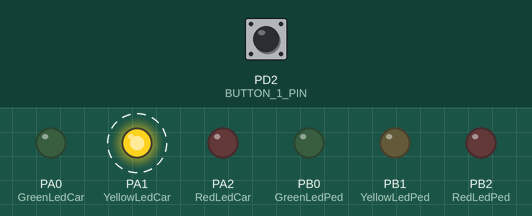
This program was run on a simulated ATmega32, built with avr-gcc and emulated at 1 MHz. Parts: output pins drawn as LEDs (lit = HIGH). Dashed ring = blinking. The inputs (shaded band) are chosen by the test bench; at power-on: PD2 (BUTTON_1_PIN) HIGH.

Above: at 9.4 s.
9.5 s: PD2 (BUTTON_1_PIN) pulled LOW for 0.15 s
At 12.3 s:
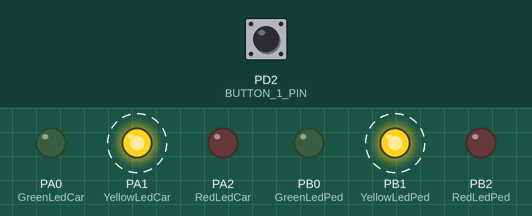
21.5 s: PD2 (BUTTON_1_PIN) pulled LOW for 1 s
At 27.9 s:
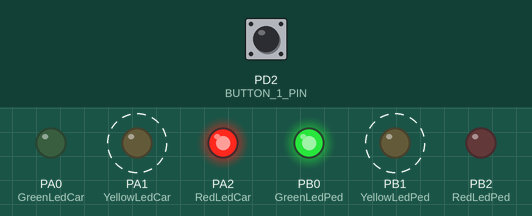
28.0 s: PD2 (BUTTON_1_PIN) pulled LOW for 3.2 s
At 43.6 s:
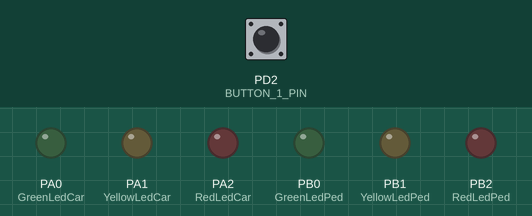
Timing chart, 0 to 44.0 s (numbered marks = the images above; inputs shaded):
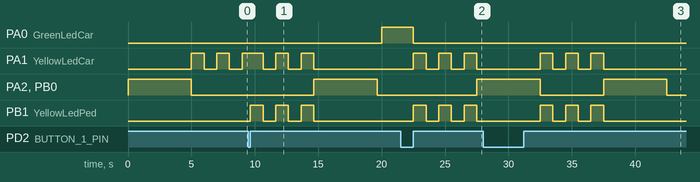

Measured:
- after the input at 9.5 s, PA2 (RedLedCar), PB0 (GreenLedPed): LOW → HIGH after 5.2 s instead of 10.5 s; PB1 (YellowLedPed): alternates HIGH for 1.0 s and LOW for 1.0 s, 6 changes in all, then stays LOW, starting after 0.15 s
- after the input at 21.5 s, PA0 (GreenLedCar): HIGH → LOW after 1.0 s instead of 3.5 s; PA2 (RedLedCar), PB0 (GreenLedPed): LOW → HIGH after 6.0 s; PB1 (YellowLedPed): alternates HIGH for 1.0 s and LOW for 1.0 s, starting after 1.0 s
- after the input at 28.0 s, PB1 (YellowLedPed): alternates HIGH for 1.0 s and LOW for 1.0 s, 6 changes in all, then stays LOW, starting after 4.5 s

The program:

main.c
```c
/*
 * On-demand Traffic light controlSystem.c
 *
 * Created: 12/7/2022 5:39:12 PM
 * Author : Ahmed Abdallah
 */

#include "Application/App.h"
#include<stdio.h>
#define F_CPU 1000000
#include<util\delay.h>

int main(void)
{

	//enable global interrupt
	GIE_enable();
	//enable external interrupt 0
	EXIT_INT();
//Initialize
  APP_init();
//infinite Loop

    while (1)
    {
    ISR_CALLBACK();
    APP_start();
	}

}
```

App.c
```c
/*
 * app.c
 *
 * Created: 12/7/2022 5:42:03 PM
 *  Author: Ahmed Abdallah
 */
#define F_CPU 1000000
#include<util/delay.h>
#include "../ECUAL/LED_DRIVER/led.h"
#include "../ECUAL/BUTTON_DRIVER/button.h"
#include "../MCAL/EXTI_Interrupt/EXTI_interface.h"
#include "../MCAL/GLOBAL_Interrupt/GIE_interface.h"
#include "App.h"


void action_green(void)
{
	LED_off(LED_CAR_PORT,GreenLedCar);
	BlinkAll();
	LED_on(LED_CAR_PORT,RedLedCar);
	LED_on(LED_PED_PORT,GreenLedPed);
	_delay_ms(5000);
	LED_off(LED_CAR_PORT,RedLedCar);
	LED_off(LED_PED_PORT,GreenLedPed);
}
void action_yellow(void)
{
	LED_off(LED_CAR_PORT,YellowLedCar);
	BlinkAll();
	LED_on(LED_CAR_PORT,RedLedCar);
	LED_on(LED_PED_PORT,GreenLedPed);
	_delay_ms(5000);
	LED_off(LED_CAR_PORT,RedLedCar);
	LED_off(LED_PED_PORT,GreenLedPed);

}
void select(void)
{
	if(RED_FLAG==1)
	{

	}
	if(GREEN_FLAG==1)
	{
		action_green();
	}
	if (Yellow_FLAG==1)
	{
		action_yellow();
	}

}
void APP_init(void)
{

	//Car LED initialization
	LED_init(LED_CAR_PORT,GreenLedCar,DIO_OUTPUT);
	LED_init(LED_CAR_PORT,YellowLedCar,DIO_OUTPUT);
	LED_init(LED_CAR_PORT,RedLedCar,DIO_OUTPUT);

	//Pedestrian LED initialization
	LED_init(LED_PED_PORT,GreenLedPed,DIO_OUTPUT);
	LED_init(LED_PED_PORT,YellowLedPed,DIO_OUTPUT);
	LED_init(LED_PED_PORT,RedLedPed,DIO_OUTPUT);


}
void ISR_CALLBACK(void)
{

	INT0_set_callback(&select);
}


void APP_start(void)
{

while(1)
{

	RED_CAR_ON(LED_CAR_PORT,RedLedCar);
	LED_on(LED_PED_PORT,GreenLedPed);
	_delay_ms(5000);
	RED_CAR_OFF(LED_CAR_PORT,RedLedCar);
	LED_off(LED_PED_PORT,GreenLedPed);
   YellowCarBlink();
	GREEN_CAR_ON(LED_CAR_PORT,GreenLedCar);
	_delay_ms(5000);
  GREEN_CAR_OFF(LED_CAR_PORT,GreenLedCar);
  YellowCarBlink();
}


}
```

App.h
```c
/*
 * app.h
 *
 * Created: 12/7/2022 5:42:36 PM
 *  Author: Ahmed Abdallah
 */


#ifndef APP_H_
#define APP_H_

void APP_init(void);
void APP_start(void);


#endif /* APP_H_ */
```

EXTI_interface.h
```c
/*
 * EXTI.interface.h
 *
 * Created on: 12/13/2022 2:25:55 PM
 *      Author: Ahmed Abdallah
 */

#ifndef EXTI_EXTI_INTERFACE_H_
#define EXTI_EXTI_INTERFACE_H_

void EXIT_INT(void);
void INT0_set_callback(void(*fptr)(void));
void INT1_set_callback(void(*fptr)(void));
void INT2_set_callback(void(*fptr)(void));


#endif /* EXTI_EXTI_INTERFACE_H_ */
```

EXTI_privit.h
```c
/*
 * EXTI.privit.h
 *
 * Created on: 12/13/2022 2:26:33 PM
 *      Author: Ahmed Abdallah
 */

#ifndef EXTI_EXTI_PRIVIT_H_
#define EXTI_EXTI_PRIVIT_H_

#define MCUCR       *((volatile uint8_t*)(0x55))
#define MCUCSR      *((volatile uint8_t*)(0x54))
#define GICR        *((volatile uint8_t*)(0x5B))
#define GIFR        *((volatile uint8_t*)(0x5A))


// external    interrupt   enable
#define   enable 							100
#define   disable 							1000
// logical signal
#define falling_edge					10
#define rasing_edge						20
#define any_change						30
#define low_level 						40


#endif /* EXTI_EXTI_PRIVIT_H_ */
```

EXTI_program.c
```c
/*
 * EXTI.program.c
 *
 * Created on: 12/13/2022 2:27:11 PM
 *      Author: Ahmed Abdallah
 */
#include"../../Utilities/STD_TYPES.h"
#include"../../Utilities/BIT_MATH.h"
#include"../../MCAL/DIO_DRIVER/DIO.h"
#include"../../ECUAL/BUTTON_DRIVER/button.h"
#include"EXTI_interface.h"
#include"EXTI_privit.h"
#include"EXTI_config.h"


//global pointers
//pointer to function
void(*INT0_callback_function)(void);
void(*INT1_callback_function)(void);
void(*INT2_callback_function)(void);

// ISR OF INT0
 void __vector_1(void)  __attribute__((signal));
 void __vector_1(void)
 {
	 INT0_callback_function();
 }

//ISR OF INT1
 void __vector_2(void)  __attribute__((signal));
 void __vector_2(void)
 {
	 INT1_callback_function();
 }

 //ISR OF INT2
 void __vector_3(void)  __attribute__((signal));
 void __vector_3(void)
 {
	 INT2_callback_function();
 }


void EXIT_INT(void)
{
#if INT0==enable
//set interrupt pin as input at active pullup
DIO_SetPinDirection(DIO_PORTD, DIO_PIN2,DIO_INPUT);
DIO_SetPinValue(DIO_PORTD,DIO_PIN2,DIO_HIGH);
	BUTTON_FLAG=1;
// enable INT0 from GICR register register bit no.6
SET_BIT(GICR,6);

/* sense control of interrupt chose at MCUCR register
 INT0 is controlled by bit isc00 (0) and isc01(1)
 */
#if SIG_CRL_INT0==rasing_edge
SET_BIT(MCUCR,0);
SET_BIT(MCUCR,1);
#elif SIG_CRL_INT0==falling_edge
CLR_BIT(MCUCR,0);
SET_BIT(MCUCR,1);
#elif SIG_CRL_INT0==low_level
CLR_BIT(MCUCR,0);
CLR_BIT(MCUCR,1);
#elif SIG_CRL_INT0==any_change
SET_BIT(MCUCR,0);
CLR_BIT(MCUCR,1);
#endif
#endif

#if  INT1==enable
//set interrupt pin as input at active pullup
DIO_SetPinDirection(DIO_PORTD, DIO_PIN3,DIO_INPUT);
DIO_SetPinValue(DIO_PORTD,DIO_PIN3,DIO_HIGH);
// enable INT1 from GICR register register bit no.7
SET_BIT(GICR,7);

/* sense control of interrupt chose at MCUCR register
 INT1 is controlled by bit isc10 (2) and isc11(3)
 */
#if SIG_CRL_INT1==rasing_edge
SET_BIT(MCUCR,2);
SET_BIT(MCUCR,3);
#elif SIG_CRL_INT1==falling_edge
CLR_BIT(MCUCR,2);
SET_BIT(MCUCR,3);
#elif SIG_CRL_INT1==low_level
CLR_BIT(MCUCR,2);
CLR_BIT(MCUCR,3);
#elif SIG_CRL_INT1==any_change
SET_BIT(MCUCR,2);
CLR_BIT(MCUCR,3);
#endif
#endif

#if INT2==enable
//set interrupt pin as input at active pullup
DIO_SetPinDirection(DIO_PORTB, DIO_PIN2,DIO_INPUT);
DIO_SetPinValue(DIO_PORTB,DIO_PIN2,DIO_HIGH);
// enable INT2 from GICR register register bit no.5
SET_BIT(GICR,5);

/* sense control of interrupt chose at MCUCSR register
 INT2 is controlled by bit isc2 bit no.6
 */
#if SIG_CRL_INT2==rasing_edge
SET_BIT(MCUCSR,6);
#elif SIG_CRL_INT2==falling_edge
CLR_BIT(MCUCSR,6);
#endif
#endif
}
void INT0_set_callback(void(*fptr)(void))
{
	INT0_callback_function=fptr;
}

void INT1_set_callback(void(*fptr)(void))
{
	INT1_callback_function=fptr;
}

void INT2_set_callback(void(*fptr)(void))
{
	INT2_callback_function=fptr;
}
```

GIE_interface.h
```c
/*
 * GIE_interface.h
 *
 * Created on: 12/13/2022 3:20:10 PM
 *      Author: Ahmed Abdallah
 */

#ifndef GLOBAL_INT_GIE_INTERFACE_H_
#define GLOBAL_INT_GIE_INTERFACE_H_

void GIE_enable(void);
void GIE_disable(void);


#endif /* GLOBAL_INT_GIE_INTERFACE_H_ */
```

GIE_privit.h
```c
/*
 * GIE_privit.h
 *
 * Created on: 12/13/2022 3:20:43 PM
 *      Author: Ahmed Abdallah
 */

#ifndef GLOBAL_INT_GIE_PRIVIT_H_
#define GLOBAL_INT_GIE_PRIVIT_H_

#define SREG       *((volatile uint8_t*)(0x5F))


#endif /* GLOBAL_INT_GIE_PRIVIT_H_ */
```

GIE_program.c
```c
/*
 * GIE_program.c
 *
 * Created on: 12/13/2022 3:22:35 PM
 *      Author: Ahmed Abdallah
 */
#include"../../Utilities/STD_TYPES.h"
#include"../../Utilities/BIT_MATH.h"
#include"GIE_interface.h"
#include"GIE_privit.h"

void GIE_enable(void)
{
	SET_BIT(SREG,7);
}
void GIE_disable(void)
{
	CLR_BIT(SREG,7);
}
```

button.c
```c
/*
 * button.c
 *
 * Created: 12/7/2022 6:30:11 PM
 *  Author: Ahmed Abdallah
 */
#include "button.h"
//initialize
void BUTTON_init(uint8_t ButtonPort,uint8_t ButtonPin,uint8_t Direction){
	DIO_SetPinDirection(ButtonPort,ButtonPin,DIO_INPUT);

}

// button read
void BUTTON_read(uint8_t ButtonPort,uint8_t ButtonPin,uint8_t * value){
	DIO_read(ButtonPort,ButtonPin,value);

}
```

button.h
```c
/*
 * button.h
 *
 * Created: 12/7/2022 6:31:18 PM
 *  Author: Ahmed Abdallah
 */


#ifndef BUTTON_H_
#define BUTTON_H_
#include "../../MCAL/DIO_DRIVER/dio.h"

//Button port and pin
#define BUTTON_1_PORT DIO_PORTD
#define BUTTON_1_PIN  DIO_PIN2
#define  DEBOUNCE_MILLISEC 20
uint8_t BUTTON_FLAG;

//initialize
void BUTTON_init(uint8_t buttonPort,uint8_t buttonPin,uint8_t Direction);

// button read
void BUTTON_read(uint8_t ButtonPort,uint8_t ButtonPin,uint8_t * value);


#endif /* BUTTON_H_ */
```

led.c
```c
/*
 * led.c
 *
 * Created: 12/7/2022 6:24:10 PM
 *  Author: Ahmed Abdallah
 */
#define F_CPU 1000000
#include<util/delay.h>
#include "led.h"
extern uint8_t RED_FLAG;
extern uint8_t GREEN_FLAG;
extern uint8_t  Yellow_FLAG;
uint8_t i;
void LED_init(uint8_t ledPort,uint8_t ledPin,uint8_t direction){
	DIO_SetPinDirection(ledPort,ledPin,DIO_OUTPUT);
}

void RED_CAR_ON(uint8_t ledPort,uint8_t ledPin){
	DIO_SetPinValue(ledPort,ledPin,DIO_HIGH);
	RED_FLAG=1;
}
void RED_CAR_OFF(uint8_t ledPort,uint8_t ledPin){
	DIO_SetPinValue(ledPort,ledPin,DIO_LOW);
RED_FLAG=0;
}
void GREEN_CAR_ON(uint8_t ledPort,uint8_t ledPin){
	DIO_SetPinValue(ledPort,ledPin,DIO_HIGH);
GREEN_FLAG=1;
}
void GREEN_CAR_OFF(uint8_t ledPort,uint8_t ledPin){
	DIO_SetPinValue(ledPort,ledPin,DIO_LOW);
GREEN_FLAG=0;
}
void LED_on(uint8_t ledPort,uint8_t ledPin){
	DIO_SetPinValue(ledPort,ledPin,DIO_HIGH);
}
void LED_off(uint8_t ledPort,uint8_t ledPin){
	DIO_SetPinValue(ledPort,ledPin,DIO_LOW);
}
void LED_toggle(uint8_t ledPort,uint8_t ledPin){
	DIO_TogglePinValue(ledPort,ledPin);
}

void YellowCarBlink (void)
{
	 Yellow_FLAG=1;
	LED_on(LED_CAR_PORT,YellowLedCar);
	_delay_ms(1000);
		LED_off(LED_CAR_PORT,YellowLedCar);
		_delay_ms(1000);
		LED_on(LED_CAR_PORT,YellowLedCar);
		_delay_ms(1000);
		LED_off(LED_CAR_PORT,YellowLedCar);
		_delay_ms(1000);
		LED_on(LED_CAR_PORT,YellowLedCar);
		_delay_ms(1000);
		LED_off(LED_CAR_PORT,YellowLedCar);
 Yellow_FLAG=0;
}
void YellowPedBlink (void)
{

	LED_on(LED_PED_PORT,YellowLedPed);
	_delay_ms(1000);
	LED_off(LED_PED_PORT,YellowLedPed);
	_delay_ms(1000);
	LED_on(LED_PED_PORT,YellowLedPed);
	_delay_ms(1000);
	LED_off(LED_PED_PORT,YellowLedPed);
	_delay_ms(1000);
	LED_on(LED_PED_PORT,YellowLedPed);
	_delay_ms(1000);
	LED_off(LED_PED_PORT,YellowLedPed);
}
void BlinkAll(void)
{
	LED_on(LED_CAR_PORT,YellowLedCar);
	LED_on(LED_PED_PORT,YellowLedPed);
	_delay_ms(1000);
	LED_off(LED_CAR_PORT,YellowLedCar);
	LED_off(LED_PED_PORT,YellowLedPed);
	_delay_ms(1000);
	LED_on(LED_CAR_PORT,YellowLedCar);
	LED_on(LED_PED_PORT,YellowLedPed);
	_delay_ms(1000);
	LED_off(LED_CAR_PORT,YellowLedCar);
	LED_off(LED_PED_PORT,YellowLedPed);
	_delay_ms(1000);
	LED_on(LED_CAR_PORT,YellowLedCar);
	LED_on(LED_PED_PORT,YellowLedPed);
	_delay_ms(1000);
	LED_off(LED_CAR_PORT,YellowLedCar);
	LED_off(LED_PED_PORT,YellowLedPed);
}
```

led.h
```c
/*
 * led.h
 *
 * Created: 12/7/2022 6:23:40 PM
 *  Author: Ahmed Abdallah
 */


#ifndef LED_H_
#define LED_H_
#include "../../MCAL/DIO_DRIVER/DIO.h"

// Car port and pins
#define LED_CAR_PORT DIO_PORTA
#define GreenLedCar DIO_PIN0
#define YellowLedCar DIO_PIN1
#define RedLedCar DIO_PIN2

// Pedestrian port and pins
#define LED_PED_PORT DIO_PORTB
#define GreenLedPed DIO_PIN0
#define YellowLedPed DIO_PIN1
#define  RedLedPed DIO_PIN2
uint8_t RED_FLAG ;
uint8_t GREEN_FLAG ;
uint8_t Yellow_FLAG;
void LED_init(uint8_t LedPort,uint8_t LedPin,uint8_t Direction);
void LED_on(uint8_t LedPort,uint8_t LedPin);
void LED_off(uint8_t LedPort,uint8_t LedPin);
void LED_toggle(uint8_t LedPort,uint8_t LedPin);
void GREEN_CAR_OFF(uint8_t ledPort,uint8_t ledPin);
void GREEN_CAR_ON(uint8_t ledPort,uint8_t ledPin);
void RED_CAR_OFF(uint8_t ledPort,uint8_t ledPin);
void RED_CAR_ON(uint8_t ledPort,uint8_t ledPin);
void YellowCarBlink (void);
void YellowPedBlink (void);
void BlinkAll(void);
#endif /* LED_H_ */
```

EXTI_config.h
```c
/*
 * EXTI.config.h
 *
 *  Created on: 12/13/2022 2:25:22 PM
 *      Author: Ahmed Abdallah
 */

#ifndef EXTI_EXTI_CONFIG_H_
#define EXTI_EXTI_CONFIG_H_
// external interrupt
#define INT0				enable
#define INT1				disable
#define INT2				disable
// signal control
#define SIG_CRL_INT0            rasing_edge
#define SIG_CRL_INT1             rasing_edge
#define SIG_CRL_INT2             falling_edge
#endif /* EXTI_EXTI_CONFIG_H_ */
```

BIT_MATH.h
```c
/*
 * BIT_MATH_H
 *
 * Created on: 12/8/2022 4:40:35 PM
 *      Author: Ahmed Abdallah
 */

#ifndef BIT_MATH_H
#define BIT_MATH_H

#define SET_BIT(var, bit_no)      ((var) |=  (1 << (bit_no)))

#define CLR_BIT(var, bit_no)      ((var) &= ~(1 << (bit_no)))

#define TOG_BIT(var, bit_no)      ((var) ^=  (1 << (bit_no)))

#define GET_BIT(var,bit_no)       ((var&(1<<bit_no))>>bit_no)
#define BIT_IS_SET(REG,BIT) ( REG & (1<<BIT) )
#endif	/* BIT_MATH_H_ */
```

DIO.c
```c
/*
 * DIO.c
 *
 * Created: 12/7/2022 6:10:26 PM
 *  Author: Ahmed Abdallah
 */

#include"DIO.h"


void DIO_SetPinValue(uint8_t PortNo,uint8_t PinNo , uint8_t Value)
{
	if(Value==DIO_HIGH){
switch(PortNo){
case DIO_PORTA:
	SET_BIT(PORTA,PinNo);
break;
case DIO_PORTB:
	SET_BIT(PORTB,PinNo);
	break;
case DIO_PORTC:
	SET_BIT(PORTC,PinNo);
	break;
case DIO_PORTD:
	SET_BIT(PORTD,PinNo);
	break;
}
}
	else if (Value==DIO_LOW){
		switch(PortNo){
		case DIO_PORTA:
			CLR_BIT(PORTA,PinNo);
		break;
		case DIO_PORTB:
			CLR_BIT(PORTB,PinNo);
			break;
		case DIO_PORTC:
			CLR_BIT(PORTC,PinNo);
			break;
		case DIO_PORTD:
			CLR_BIT(PORTD,PinNo);
			break;
		}
	}
}
void DIO_SetPinDirection(uint8_t PortNo,uint8_t PinNo , uint8_t Direction){

if(Direction == DIO_OUTPUT){
	switch(PortNo){
	case DIO_PORTA:
		SET_BIT(DDRA,PinNo);
	break;
	case DIO_PORTB:
		SET_BIT(DDRB,PinNo);
		break;
	case DIO_PORTC:
		SET_BIT(DDRC,PinNo);
		break;
	case DIO_PORTD:
		SET_BIT(DDRD,PinNo);
		break;
	}
}
else if(Direction == DIO_INPUT){
	switch(PortNo){
	case DIO_PORTA:
		CLR_BIT(DDRA,PinNo);
	break;
	case DIO_PORTB:
		CLR_BIT(DDRB,PinNo);
		break;
	case DIO_PORTC:
		CLR_BIT(DDRC,PinNo);
		break;
	case DIO_PORTD:
		CLR_BIT(DDRD,PinNo);
		break;
	}
}
}
uint8_t DIO_GetPinValue(uint8_t PortNo,uint8_t PinNo){
	uint8_t pin_value=0;
	switch (PortNo){
	case DIO_PORTA:
	if(	BIT_IS_SET(PINA,PinNo) )
	{
		pin_value=1;
	}
	else
	{
		pin_value=0;
	}
	break;
		case DIO_PORTB:
		if(	BIT_IS_SET(PINB,PinNo) )
		{
			pin_value=1;
		}
			else
			{
				pin_value=0;
			}
		break;
		case DIO_PORTC:
		if(	BIT_IS_SET(PINC,PinNo) )
		{
			pin_value=1;
		}
			else
			{
				pin_value=0;
			}
		break;
	case DIO_PORTD:
	if(	BIT_IS_SET(PIND,PinNo) )
	{
		pin_value=1;
	}
		else
		{
			pin_value=0;
		}
		break;

	}
	return pin_value;
}
void DIO_SetPortValue(uint8_t PortNo,uint8_t Value){


switch (PortNo){
case DIO_PORTA:
	PORTA=Value;
	break;
case DIO_PORTB :
	PORTB=Value;
	break;
case DIO_PORTC:
	PORTC=Value;
	break;
case DIO_PORTD :
	PORTD=Value;
	break;
}
}
void DIO_SetPortDirection(uint8_t PortNo, uint8_t Direction){

	switch (PortNo){
	case DIO_PORTA:
	DDRA=Direction;
	break;
	case DIO_PORTB:
	DDRB=Direction;
     break;
	case DIO_PORTC:
		DDRC=Direction;
	break;
	case DIO_PORTD:
		DDRD=Direction;
	break;

	}
}

uint8_t DIO_GetPortValue (uint8_t PortNo){
uint8_t port_value=0;
switch  (PortNo){
case DIO_PORTA:
port_value=	PORTA ;
break;
case DIO_PORTB:
port_value=	PORTB ;
break;
case DIO_PORTC:
port_value=	PORTC ;
break;
case DIO_PORTD:
port_value=	PORTD ;
break;
}
return port_value;
}
void DIO_TogglePinValue(uint8_t PortNo, uint8_t PinNo)
{
switch(PortNo)
{
case DIO_PORTA :
	TOG_BIT(PORTA,PinNo);
	break;
case DIO_PORTB :
	TOG_BIT(PORTB,PinNo);
	break;
case DIO_PORTC :
	TOG_BIT(PORTC,PinNo);
	break;
case DIO_PORTD :
	TOG_BIT(PORTD,PinNo);
	break;


}
}
void DIO_read(uint8_t PortNo, uint8_t PinNo, uint8_t* value)
{
switch(PortNo)
{
	case DIO_PORTA :
	*value =(PORTA &(1<<PinNo))>>PinNo;
break;
	case DIO_PORTB :
	*value =(PORTB &(1<<PinNo))>>PinNo;
	break;
		case DIO_PORTC :
		*value =(PORTC &(1<<PinNo))>>PinNo;
		break;
			case DIO_PORTD :
			*value =(PORTD &(1<<PinNo))>>PinNo;
			break;
			default:
			//error handling
			break;

}

}
```

DIO.h
```c
/*
 * DIO.h
 *
 * Created: 12/7/2022 6:9:10 PM
 *  Author: Ahmed Abdallah
 */

#ifndef DIO_H_
#define DIO_H_
#include "../../Utilities/registers.h"
#include "../../Utilities/STD_TYPES.h"
#include "../../Utilities/BIT_MATH.h"

// ports definitions
#define DIO_PORTA 0
#define DIO_PORTB 1
#define DIO_PORTC 2
#define DIO_PORTD 3

// pins definitions
#define DIO_PIN0 0
#define DIO_PIN1 1
#define DIO_PIN2 2
#define DIO_PIN3 3
#define DIO_PIN4 4
#define DIO_PIN5 5
#define DIO_PIN6 6
#define DIO_PIN7 7

// direction definitions
#define DIO_INPUT   0
#define DIO_OUTPUT 0xFF
// value definitions
#define DIO_LOW   0
#define DIO_HIGH  1


void DIO_SetPinValue(uint8_t  PortNo,uint8_t  PinNo,uint8_t  Value);
void DIO_SetPortValue(uint8_t  PortNo,uint8_t  value);
void DIO_SetPinDirection(uint8_t  PortNo,uint8_t  PinValue,uint8_t  Direction);
void DIO_SetPortDirection(uint8_t  PortNo ,uint8_t  Direction);
uint8_t DIO_GetPortValue(uint8_t  PortNo);
uint8_t  DIO_GetPinValue(uint8_t  PortNo,uint8_t  PinNo);

void DIO_TogglePinValue(uint8_t  PortNo,uint8_t  PinNo);
void DIO_read(uint8_t PortNo, uint8_t PinNo, uint8_t* value);
#endif /* DIO_H_ */
```

Registers.h
```c
/*
 * Registers.h
 *
 *  Created: 12/8/2022 4:44:10 PM
 *      Author: Ahmed Abdallah
 */

#ifndef Refisters_H_
#define Registers_H_


// adresses of ports at ATmega32
#define PORTA   *((volatile uint8_t*)(0x3B))
#define DDRA   *((volatile uint8_t*)(0x3A))

#define PINA   *((volatile uint8_t*)(0x39))
#define PORTB   *((volatile uint8_t*)(0x38))
#define DDRB   *((volatile uint8_t*)(0x37))
#define PINB   *((volatile uint8_t*)(0x36))
#define PORTC   *((volatile uint8_t*)(0x35))
#define DDRC   *((volatile uint8_t*)(0x34))
#define PINC   *((volatile uint8_t*)(0x33))
#define PORTD   *((volatile uint8_t*)(0x32))
#define DDRD   *((volatile uint8_t*)(0x31))
#define PIND   *((volatile uint8_t*)(0x30))

#endif /* Registers_H_ */
```

STD_TYPES.h
```c
/*
 * STD_TYPES_H
 *
 * Created on: 12/8/2022 4:40:35 PM
 *      Author: Ahmed Abdallah
 */

#ifndef STD_TYPES_H_
#define STD_TYPES_H_


typedef unsigned char         uint8_t;
typedef signed char           sint8;
typedef unsigned short        uint16;
typedef signed short          sint16;
typedef unsigned long         uint32;
typedef signed long           sint32;
typedef unsigned long long    uint64;
typedef signed long long      sint64;
typedef float                 float32;
typedef double                float64;

#endif /* STD_TYPES_H_ */
```
